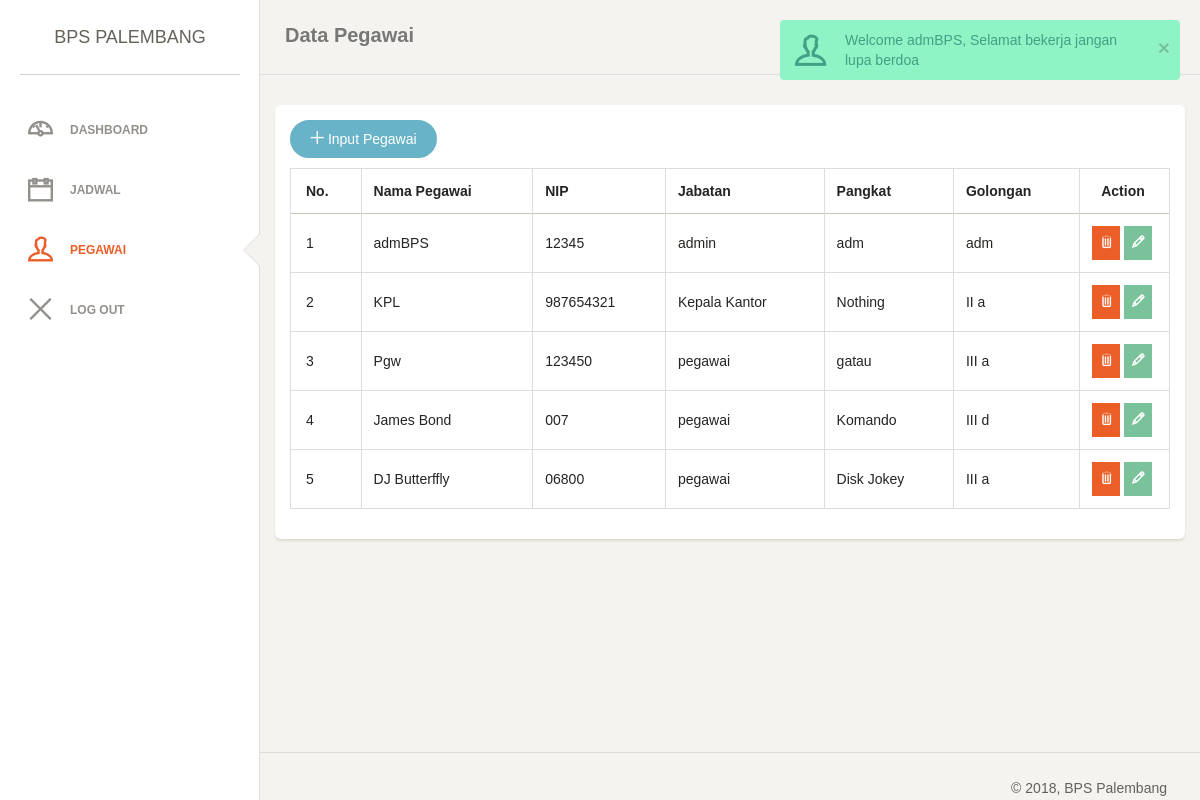
Page /daftar-pegawai.php (signed in) on the committed database.
### tables this page shows
CREATE TABLE `tabel_data_pegawai` (
  `id_pegawai` int(10) NOT NULL,
  `nama_pegawai` varchar(40) NOT NULL,
  `NIP` varchar(20) NOT NULL,
  `jabatan` varchar(30) NOT NULL,
  `pangkat` varchar(20) NOT NULL,
  `golongan` varchar(5) NOT NULL
);

### daftar-pegawai.php (the view, shortened to what this page needs)
<?php
    include "header.php"
?>
<div class="main-panel">
    <nav class="navbar navbar-default">
        <div class="container-fluid">
            <div class="navbar-header">
                <a class="navbar-brand" href="#">Data Pegawai</a>
            </div>
        </div>
    </nav>
<div class="content">
        <div class="row">
        <div class="col-md-12">
           <div class="card">
                <div class="content">
                    <a href="inputpegawai.php" class="btn btn-info btn-fill btn-wd" style="margin-bottom: 10px;"><span class="ti-plus"></span> Input Pegawai</a>
                    <table class="table table-bordered table-hover">
                        <thead>
                            <tr>
                                <th style="font-size: 14px;font-weight: bold;">No.</th>
                                <th style="font-size: 14px;font-weight: bold;">Nama Pegawai</th>
                                <th style="font-size: 14px;font-weight: bold;">NIP</th>
                                <th style="font-size: 14px;font-weight: bold;">Jabatan</th>
                                <th style="font-size: 14px;font-weight: bold;">Pangkat</th>
                                <th style="font-size: 14px;font-weight: bold;">Golongan</th>
                                <th style="font-size: 14px;font-weight: bold;text-align: center;">Action</th>
                            </tr>
                        </thead>
                        <tbody>
                            <?php
                                $no = 1;
                                $query = mysqli_query($koneksi, "SELECT * FROM tabel_data_pegawai");
                                while ($row = mysqli_fetch_assoc($query)) {
                            ?>
                            <tr>
                                <td><?php echo $no++; ?></td>
                                <td><?php echo $row['nama_pegawai']; ?></td>
                                <td><?php echo $row['NIP']; ?></td>
                                <td><?php echo $row['jabatan']; ?></td>
                                <td><?php echo $row['pangkat']; ?></td>
                                <td><?php echo $row['golongan']; ?></td>
                                <td style="width: 90px;">
                                    <a href="hapus-pegawai.php?id_pegawai=<?php echo $row['id_pegawai'] ?>" OnClick="return confirm('Yakin ingin menghapus ?');" class="btn btn-danger btn-fill" style="padding: 5px;border-radius: 0;"><span class="ti-trash"></span></a>
                                    <a href="edit-pegawai.php?id_pegawai=<?php echo $row['id_pegawai'] ?>" class="btn btn-success btn-fill" style="padding: 5px;border-radius: 0;"><span class="ti-pencil"></span></a>
                                </td>
                            </tr>
                            <?php } ?>
                        </tbody>
                    </table>
                </div>
            </div>
        </div>
    </div>
</div>
<?php include "footer.php" ?>

### header.php (shortened to what this page needs)
<?php
    $jabatan = $_SESSION['jabatan'];
?>
<!doctype html>
<html lang="en">
<head>
    <link href="assets/css/bootstrap.min.css" rel="stylesheet" />
    <link href="assets/css/animate.min.css" rel="stylesheet"/>
    <link href="assets/css/paper-dashboard.css" rel="stylesheet"/>
    <link href="assets/css/themify-icons.css" rel="stylesheet">
    <link href="assets/css/style.css" rel="stylesheet">
</head>
<body>
<div class="wrapper">
	<div class="sidebar" data-background-color="white" data-active-color="danger">
    	<div class="sidebar-wrapper">
            <div class="logo">
                <a href="index.php" class="simple-text">
                    BPS Palembang
                </a>
            </div>
            <ul class="nav">
                <li>
                    <a href="index.php">
                        <i class="ti-dashboard"></i>
                        <p>Dashboard</p>
                    </a>
                </li>
				<?php if ($jabatan == 'Kepala Kantor') { ?>
				<li>
                    <a href="jdwl-tugas.php">
                        <i class="ti-agenda"></i>
                        <p>Jadwal Tugas Pegawai</p>
                    </a>
                </li>
                <?php } else if ($jabatan == 'admin') { ?>
                <li>
                    <a href="daftar-jadwal.php">
                        <i class="ti-calendar"></i>
                        <p>Jadwal</p>
                    </a>
                </li>
                <li>
                    <a href="daftar-pegawai.php">
                        <i class="ti-user"></i>
                        <p>Pegawai</p>
                    </a>
                </li>
                <?php } else if ($jabatan == 'pegawai') { ?>
				<li>
                    <a href="tugas.php">
                        <i class="ti-agenda"></i>
                        <p>Tugas</p>
                    </a>
                </li>
				<?php } else if ($jabatan == 'Kassubag Tata Usaha') { ?>
				<li>
                    <a href="dashboard.html">
                        <i class="ti-pie-chart"></i>
                        <p>Pengaturan Kassubag Tata Usaha </p>
                    </a>
                </li>
				<?php } ?>
				<li>
                    <a href="logout.php">
                        <i class="ti-close"></i>
                        <p>Log Out</p>
                    </a>
                </li>
            </ul>
    	</div>
    </div>

### footer.php (shortened to what this page needs)
<footer class="footer">
            <div class="container-fluid">
                <nav class="pull-left">
                    <ul>
                        <li>
                        </li>
                    </ul>
                </nav>
				<div class="copyright pull-right">
                    &copy; <script>document.write(new Date().getFullYear())</script>, BPS Palembang
                </div>
            </div>
        </footer>
    </div>
</div>
</body>
</html>

### rows in the picture
tabel_data_pegawai: nama_pegawai "admBPS", NIP "12345", jabatan "admin", pangkat "adm", golongan "adm"
tabel_data_pegawai: nama_pegawai "KPL", NIP "987654321", jabatan "Kepala Kantor", pangkat "Nothing", golongan "II a"
tabel_data_pegawai: nama_pegawai "Pgw", NIP "123450", jabatan "pegawai", pangkat "gatau", golongan "III a"
tabel_data_pegawai: nama_pegawai "James Bond", NIP "007", jabatan "pegawai", pangkat "Komando", golongan "III d"
tabel_data_pegawai: nama_pegawai "DJ Butterffly", NIP "06800", jabatan "pegawai", pangkat "Disk Jokey", golongan "III a"
